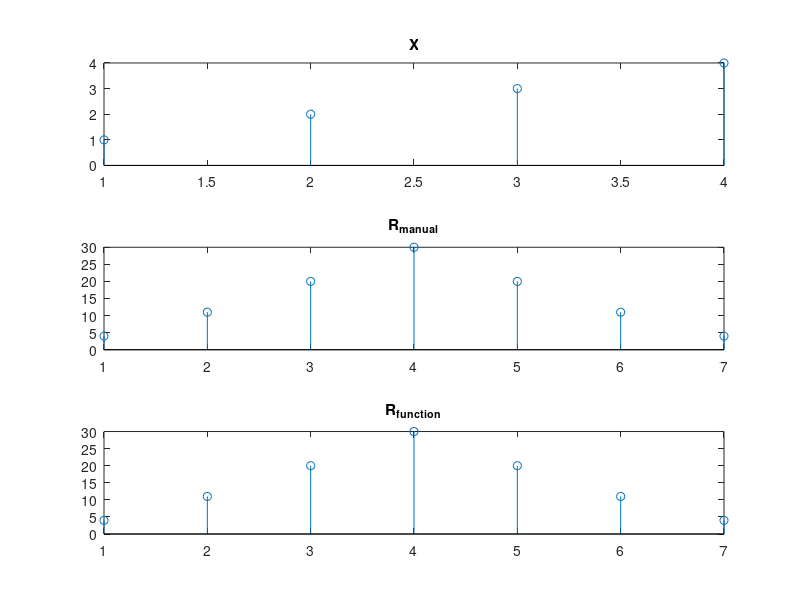

MATLAB code for this plot:
clc
clear all
%x = input('Enter x: ')
x=[1 2 3 4];
y = fliplr(x);
N1 = length(x);
N2 = length(y);
n = N1+N2-1

R_man= zeros(1,n);

for i=0: n
    for j=0: n
        if((i-j+1)>0 && (i-j+1)<=N2 && (j+1)<=N1)
            R_man(i+1)=R_man(i+1)+x(j+1)*y(i-j+1);
        end
    end
end

R_man
R_fun = xcorr(x,x)

subplot(3,1,1); stem(x); title('X');
subplot(3,1,2); stem(R_man); title('R_{manual}');
subplot(3,1,3); stem(R_fun); title('R_{function}');